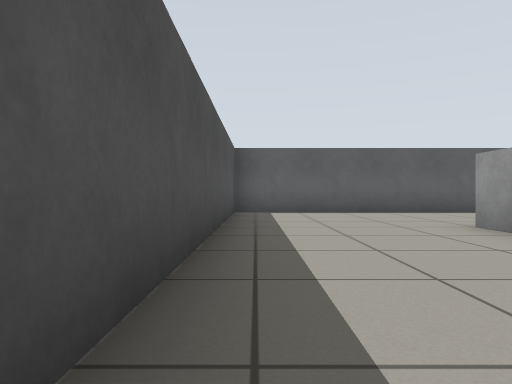
View 1 (above)

22 first-person views from a walk through a robot-simulator world made for Gazebo. The camera is 0.48 m above the floor, looks level and sees 70° across. The floor is counted in squares, 1 m on a side. Each view is taken from the middle of a square. On the plan, view 1 faces up. The plan holds only what a view shows up to about 9 squares ahead; the rest is blank.

View 2
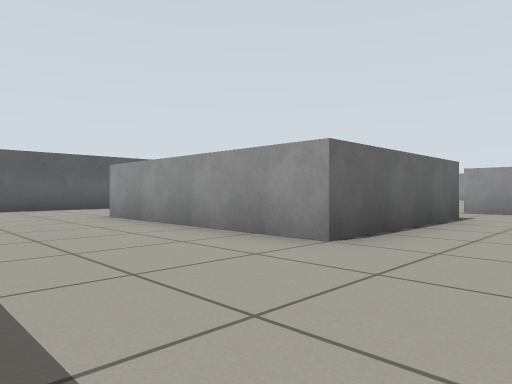

View 3
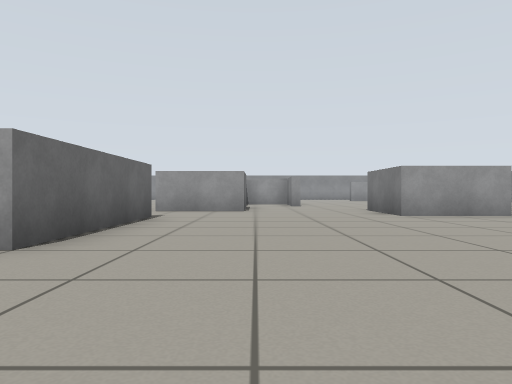

View 4
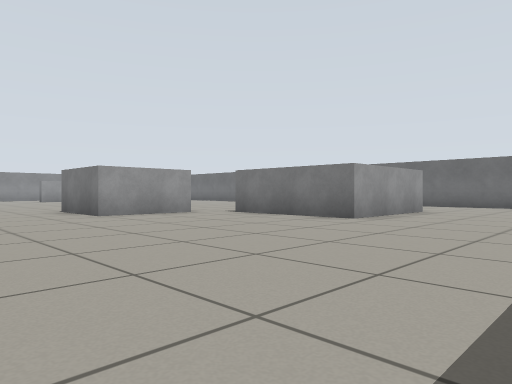

View 5
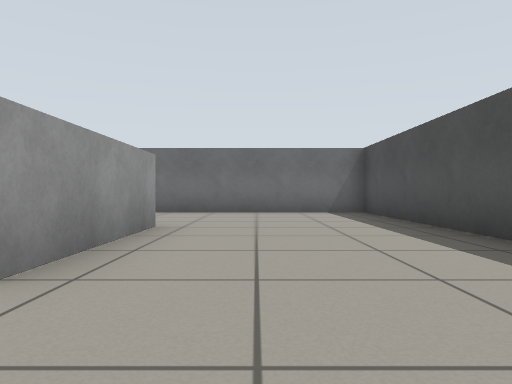

View 6
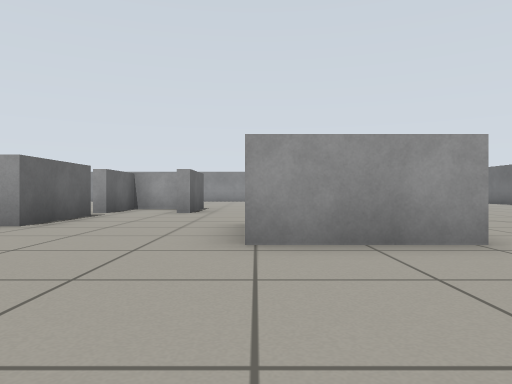

View 7
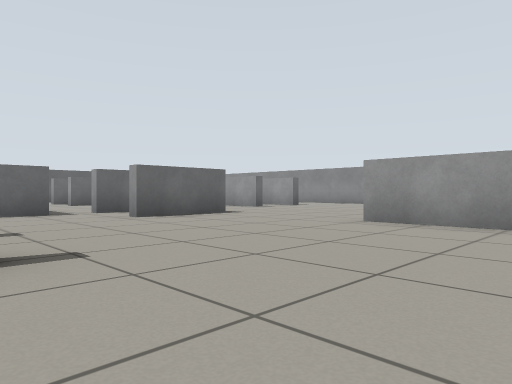

View 8
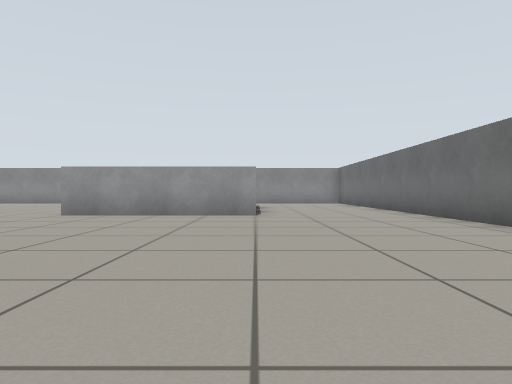

View 9
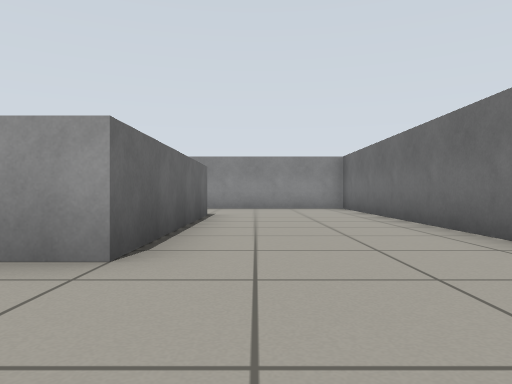

View 10
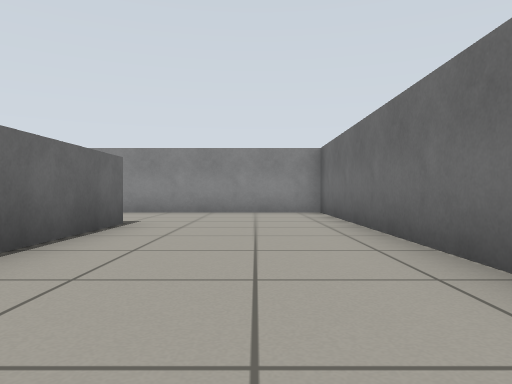

View 11
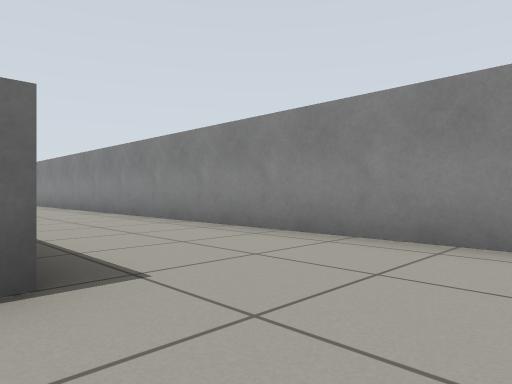

View 12
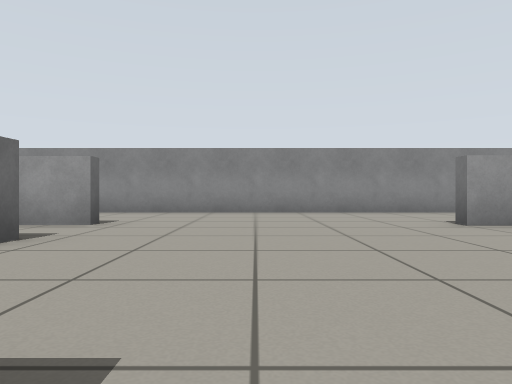

View 13
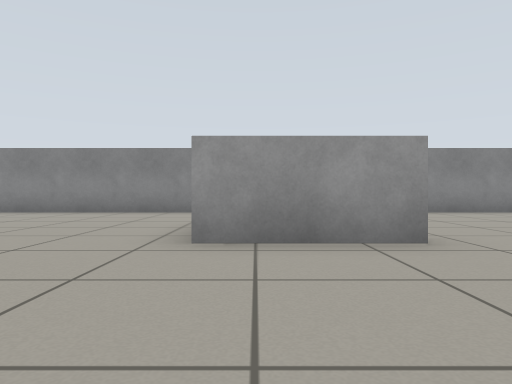

View 14
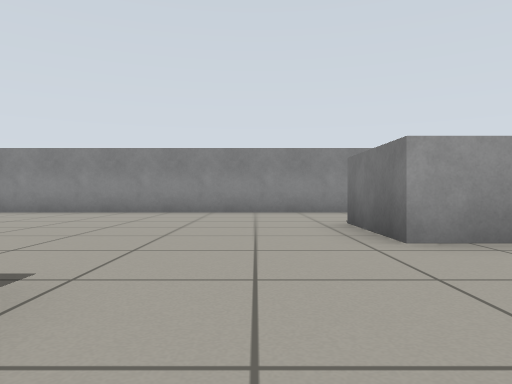

View 15
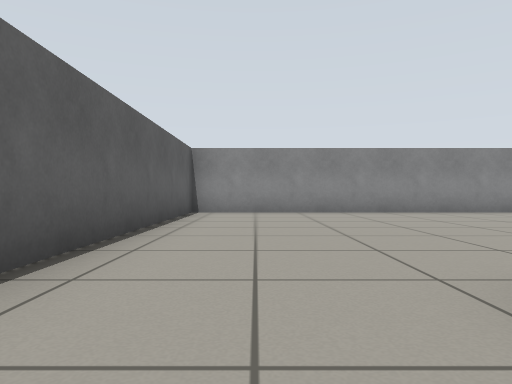

View 16
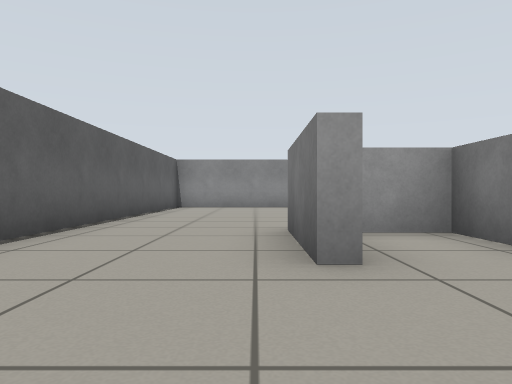

View 17
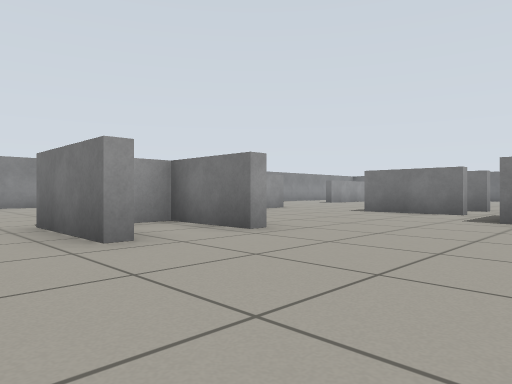

View 18
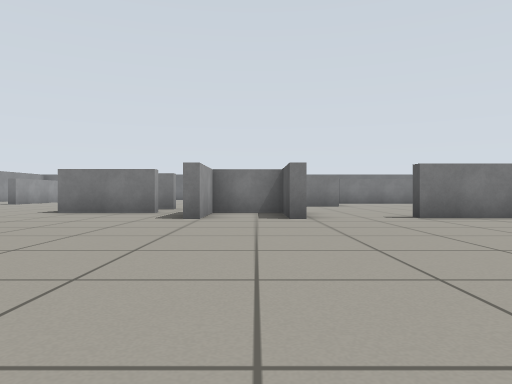

View 19
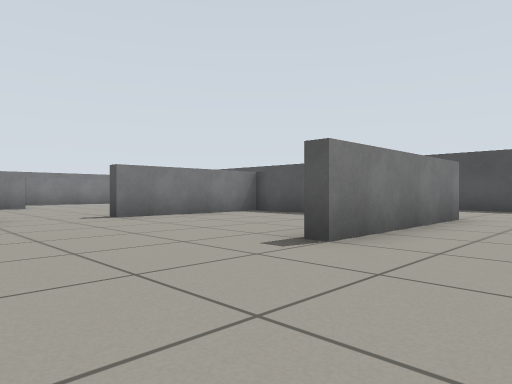

View 20
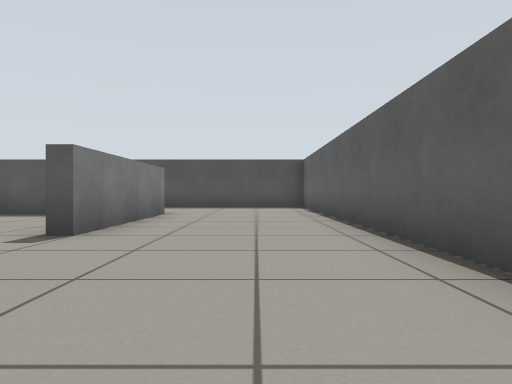

View 21
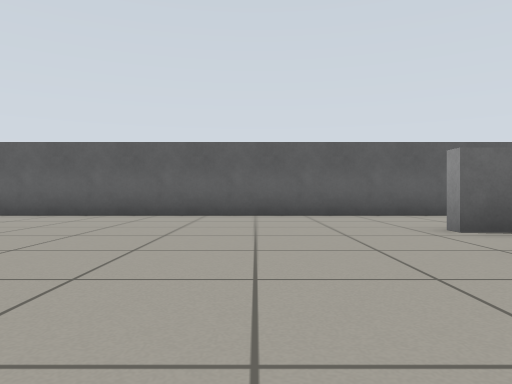

View 22
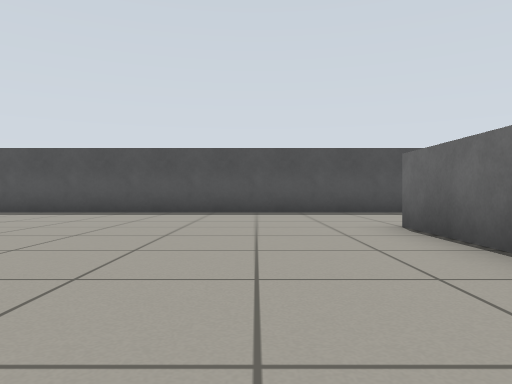

### Floor plan
Points are (right, up) in squares from view 1. A wall is a line through its corners. A room is listed if a view was taken in it or the views show most of it. See-through windows are left out.
Room 1 (views 1, 2, 3, 4, 5, 6, 7, 8, 9, 10, 11, 12, 13, 14, 15, 16, 17, 18, 19, 20, 21, 22)
walls: (11.4, -1.7) (9.1, -1.7) (9.1, 0.6) (9.4, 0.6) (9.4, -1.3) (11, -1.3) (11, 0.5); (12.2, -1.3) (14.5, -1.3); (13.1, -1.7) (12.2, -1.7); (14.5, -3.5) (12.2, -3.5); (7, 0) (3, 0) (3, 5) (7, 5) (7, 4.6); (7.3, -7.1) (7.3, -4.9) (9.5, -4.9); (17.4, -1.6) (17.4, 0.6) (19.6, 0.6); (13.4, 3.7) (15.3, 3.7) (15.3, 4.8); (3.9, 0.3) (7, 0.3); (19.3, -1.6) (19.3, -0.5); (14.1, 5.3) (13.4, 5.3); (13.4, 5.6) (15.6, 5.6); (3.3, 2.6) (3.3, 1); (19.3, -7.8) (19.3, -7); (3.4, -11.1) (3.4, -7.9) (6.6, -7.9); (12, -14.5) (22.5, -14.5) (22.5, 8.5) (-0.5, 8.5) (-0.5, -8); (19.5, -11) (14.5, -11) (14.5, -7); (-0.5, -9.5) (-0.5, -14.5) (4.4, -14.5)

Where each view was taken, in squares from view 1:
view 1: 0 up, 0 right, facing up
view 2: 2 down, 0 right, facing up-right
view 3: 2 down, 0 right, facing right
view 4: 2 down, 0 right, facing down-right
view 5: 6 down, 2 right, facing down
view 6: 5 down, 4 right, facing right
view 7: 10 down, 9 right, facing up-right
view 8: 11 down, 7 right, facing right
view 9: 12 down, 12 right, facing right
view 10: 13 down, 14 right, facing right
view 11: 13 down, 19 right, facing up-right
view 12: 4 down, 14 right, facing right
view 13: 0 up, 14 right, facing right
view 14: 2 up, 14 right, facing right
view 15: 7 up, 14 right, facing right
view 16: 6 up, 11 right, facing right
view 17: 7 up, 10 right, facing down-right
view 18: 7 up, 10 right, facing down
view 19: 7 up, 10 right, facing down-left
view 20: 7 up, 11 right, facing left
view 21: 1 up, 11 right, facing up
view 22: 2 down, 8 right, facing left
